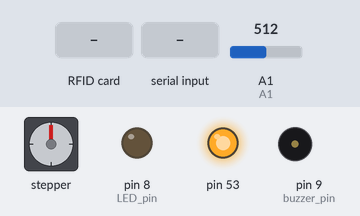
Bench run of a sketch on a simulated Arduino Mega 2560, built with avr-gcc and run on an emulated ATmega2560. Parts: stepper motor, output pins drawn as LEDs (lit = HIGH), buzzer (waves = sounding). Wiring (inferred from the names in the program): stepper motor (2163 steps per turn assumed): coils pin 2, pin 3, pin 4, pin 5. Dashed ring = blinking. The inputs (shaded band) are chosen by the test bench; at power-on: A1 = 512. Pins used as bus, display or sensor lines are not drawn; what the sketch prints to the serial monitor is not drawn.

Above: at 1.2 s.
1.3 s: RFID card FF FF FF FF held to the reader
At 10.2 s:
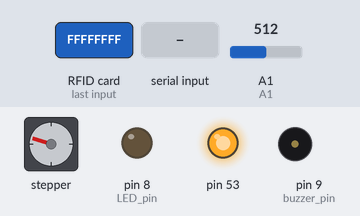
10.3 s: "B" received over the second serial link
At 11.64 s:
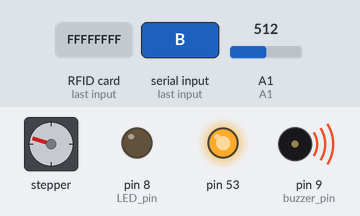
13.3 s: "L" received over the second serial link
At 14.3 s:
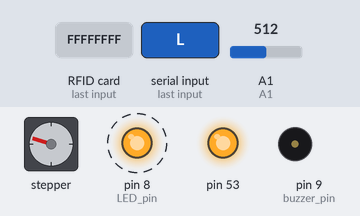
16.3 s: RFID card FF FF FF FF held to the reader
At 16.99 s:
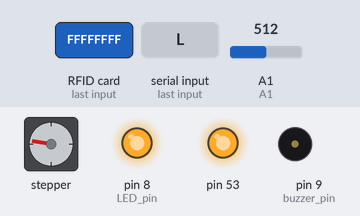
Timing chart, 0 to 25.5 s (numbered marks = the images above; inputs shaded):
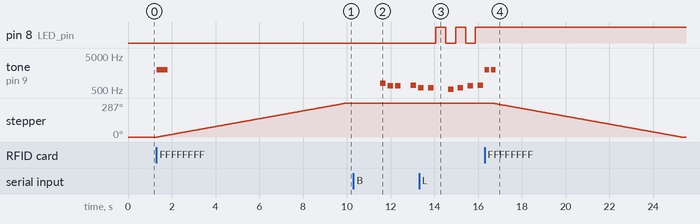

Measured:
- after the input at 1.3 s, tone on pin 9 (buzzer_pin): silent → 2000 Hz at once, → silent 0.50 s later; stepper: keeps turning clockwise at about 33°/s, starting after 0.06 s
- after the input at 10.3 s, tone on pin 9 (buzzer_pin): plays 784 Hz for 0.25 s, 659 Hz for 0.25 s, 659 Hz for 0.25 s, 698 Hz for 0.25 s, 587 Hz for 0.03 s, starting after 1.2 s
- after the input at 13.3 s, pin 8 (LED_pin): alternates HIGH for 0.45 s and LOW for 0.45 s, starting after 0.77 s
- after the input at 16.3 s, pin 8 (LED_pin): stops changing and stays HIGH; stepper: keeps turning counter-clockwise at about 33°/s, starting after 0.33 s

The sketch:

Lock.ino
```cpp
#include "stepper.h"
#include<SoftwareSerial.h>
#include<MFRC522.h>
#include<SPI.h>
#include"note.h"

#define RST_PIN     A0
#define SS_PIN      10  //SDA
#define steps       2163
void scan_key();
void lock();
void unlock();
void buzzer_check(int);
void buzzer_fing(int);

MFRC522 *mfrc522;
SoftwareSerial BT(7, 6);//Rx, Tx

//setting pin
int LED_pin = 8;     // pin, 5V
int buzzer_pin = 9;   // pin, GND
int hall_pin = A1;
int stepper_pin1 = 2;
int stepper_pin2 = 3;
int stepper_pin3 = 4;
int stepper_pin4 = 5;

stepper stp(stepper_pin1, stepper_pin2, stepper_pin3, stepper_pin4);

unsigned long previous_time = 0;
int previous_hall = 0;
int delta_hall = 0;
unsigned long lock_interval = 60000; // 300s(5min)

//buzzer parameter
int d = 250; // duration
int p = d*1.3; //delay
int i = 0; // index for tone
int note[]={G5, E5, E5, 0, F5, D5, D5, 0, C5, D5, E5, F5, G5, G5, G5, 0,
            G5, E5, E5, 0, F5, D5, D5, 0, C5, E5, G5, G5, E5, 0, 0, 0,
            D5, D5, D5, D5, D5, E5, F5, 0, E5, E5, E5, E5, E5, F5, G5, 0,
            G5, E5, E5, 0, F5, D5, D5, 0, C5, E5, G5, G5, C5, 0, 0, 0};

//RFID parameter
bool match = false; //right card detected
byte key[4] = {0XFF, 0XFF, 0XFF, 0XFF};// key card uid

char command = 'd'; // command from Bluetooth
/*
 * d:default
 * k:lock
 * u:unlock
 * B:buzzer on
 * b:buzzer off
 * L:LED on
 * l:LED off
 */

// state
bool lock_state = false;  /* false for unlock   true for lock */
bool buzzer_state = false;
bool LED_state = false;
bool flash = false;


void scan_key(){
  delay(1000); // 三秒後掃描
  Serial.print("?");
  if(mfrc522->PICC_IsNewCardPresent() && mfrc522->PICC_ReadCardSerial()){
      Serial.print("!");
      if(mfrc522->uid.size == 4){
          Serial.println("key card uid: ");
          for(int i = 0; i < 4; i++){
              key[i] = mfrc522->uid.uidByte[i];
              Serial.println(key[i], HEX);
          }
          buzzer_check(500);
          delay(1000);
      }
  }
}


void lock(){
  stp.rotate(steps);
  lock_state = true;
  Serial.println("lock");
  delay(500);
}

void unlock(){
   stp.rotate(-steps);
   previous_time = millis();
   lock_state = false;
   buzzer_state = false;
   Serial.println("unlock");
   delay(500);
}

void buzzer_check(int time){
  tone(buzzer_pin, 2000, time);
}

void buzzer_find(int index){
  tone(buzzer_pin, note[index], d);
  delay(p);
}


void setup() {
    Serial.begin(9600);
    BT.begin(9600); // setting bluetooth's braud rate
    //motor.attach(servo_pin); // setting servo's pin
    SPI.begin();
    mfrc522 = new MFRC522(SS_PIN, RST_PIN);
    mfrc522->PCD_Init();  //initialize mfrc522
    pinMode(A1, INPUT);
    pinMode(LED_pin, OUTPUT);
    pinMode(buzzer_pin, OUTPUT);
    pinMode(stepper_pin1, OUTPUT);
    pinMode(stepper_pin2, OUTPUT);
    pinMode(stepper_pin3, OUTPUT);
    pinMode(stepper_pin4, OUTPUT);
}

void loop() {
  //初始化變數
  command = 'd';
  match = false;

  /////// Hall module////////
  if((millis() - previous_time) >= lock_interval && !lock_state){
    Serial.println("time's up");
    lock();
    previous_time = millis();
  }
  if(abs(analogRead(A1) - previous_hall)>=50 || (BT.available() > 0)){
    previous_time = millis();
    Serial.println("moving");
  }
  previous_hall = analogRead(A1);

  //////////Bluetooth//////////

  if(BT.available() > 0){ // read command
    //Serial.print(command);
    Serial.println("BT");
      while(BT.available() > 0){
        command = BT.read();
        Serial.print(command);
      }

  }


  switch(command){ // do command
      case 'B':
          if(!buzzer_state) buzzer_state = true;
          break;
      case 'b':
          if(buzzer_state) buzzer_state = false;
          break;
      case 'L':
          if(!LED_state) LED_state = true;
          break;
      case 'l':
          if(LED_state) LED_state = false;
          break;
      default:;
  }

  //setting uid key
  if(command == 's'){
    Serial.print("Set");
      scan_key();
      command = 'd';
      return 0;
  }

  //////// LED////////

  if(LED_state){ // 隔0.1s閃一下
    Serial.print("LED");
      if(flash) {
          digitalWrite(LED_pin, HIGH);
          delay(100);
          flash = false;
      }
      else{
          digitalWrite(LED_pin, LOW);
          delay(100);
          flash = true;
      }
  }
  else if(!LED_state){//看要不要外加開關
      digitalWrite(LED_pin, LOW);
      //Serial.print("close");
  }


  ///////Stepper Motor///////

  if(command == 'k' && !lock_state){
    Serial.print("lock");
      lock();
      lock_state = true;
      command = 'd';
      return 0;
  }

  else if(command == 'u' && lock_state){
    Serial.print("unlock");
      unlock();
      lock_state = false;
      command = 'd';
      return 0;
  }

  /////////Buzzer/////////

  if(buzzer_state){
    Serial.print("buzzer");
      if(i == sizeof(note)/sizeof(int)){
        i = 0;
      }
      buzzer_find(i);
      i++;
  }
  else i = 0;
  command = 'd';

  /////////RFID////////

//確認是否有新卡片
  if(mfrc522->PICC_IsNewCardPresent() && mfrc522->PICC_ReadCardSerial() ){
        buzzer_check(100);
        byte *id = mfrc522->uid.uidByte;  //get card UID
        byte idSize = mfrc522->uid.size;  //get UID length

//        Serial.print("PICC type: ");      // 顯示卡片類型
//        根據卡片回應的SAK值（mfrc522.uid.sak）判斷卡片類型
//           MFRC522::PICC_Type piccType = mfrc522.PICC_GetType(mfrc522.uid.sak);
//           Serial.println(mfrc522.PICC_GetTypeName(piccType));

        Serial.print("UID Size: ");
        Serial.println(idSize);

        for(byte i = 0; i < idSize; i++){ // print UID
            Serial.print("id[");
            Serial.print(i);
            Serial.print("]: ");
            Serial.println(id[i], HEX);
        }
        Serial.println();

        if(idSize == 4){
            for(byte i = 0 ; i < idSize; i++){
                if(id[i] != key[i]) {match=false; break;}
                else match = true;
            }
        }

        if(match && !lock_state){ // match -> lock
            buzzer_check(500);
            lock();
            lock_state = true;
            delay(1000);
            return ;
        }
        else if(match && lock_state){ // match -> unlock
            buzzer_check(200);
            delay(300);
            buzzer_check(200);
            unlock();
            lock_state = false;
            delay(1000);
            return ;
        }
        if(!match){
          Serial.print("match: fail");
        }
        else Serial.print("match: success");
        mfrc522->PICC_HaltA(); //卡片進入停止模式

    }
}
```

note.h
```cpp
// for buzzer
#define C0  18
#define CS0 17
#define D0  18
#define DS0 19
#define E0  21
#define F0  22
#define FS0 23
#define G0  25
#define GS0 26
#define A0  28
#define AS0 29
#define B0  31
#define C1  33
#define CS1 35
#define D1  37
#define DS1 39
#define B0  31
#define C1  33
#define CS1 35
#define D1  37
#define DS1 39
#define E1  41
#define F1  44
#define FS1 46
#define G1  49
#define GS1 52
#define A1  55
#define AS1 58
#define B1  62
#define C2  65
#define CS2 69
#define D2  73
#define DS2 78
#define E2  82
#define F2  87
#define FS2 93
#define G2  98
#define GS2 104
#define A2  110
#define AS2 117
#define B2  123
#define C3  131
#define CS3 139
#define D3  147
#define DS3 156
#define E3  165
#define F3  175
#define FS3 185
#define G3  196
#define GS3 208
#define A3  220
#define AS3 233
#define B3  247
#define C4  262
#define CS4 277
#define D4  294
#define DS4 311
#define E4  330
#define F4  349
#define FS4 370
#define G4  392
#define GS4 415
#define A4  440
#define AS4 466
#define B4  494
#define C5  523
#define CS5 554
#define D5  587
#define DS5 622
#define E5  659
#define F5  698
#define FS5 740
#define G5  784
#define GS5 831
#define A5  880
#define AS5 932
#define B5  988
#define C6  1047
#define CS6 1109
#define D6  1175
#define DS6 1245
#define E6  1319
#define F6  1397
#define FS6 1480
#define G6  1568
#define GS6 1661
#define A6  1760
#define AS6 1865
#define B6  1976
#define C7  2093
#define CS7 2217
#define D7  2349
#define DS7 2489
#define E7  2637
#define F7  2794
#define FS7 2960
#define G7  3136
#define GS7 3322
#define A7  3520
#define AS7 3729
#define B7  3951
#define C8  4186
#define CS8 4435
#define D8  4699
#define DS8 4978
#define E8  5274
#define F8  5588
#define FS8 5920
#define G8  6272
#define GS8 6645
#define A8  7040
#define AS8 7459
#define B8  7902
```

stepper.h
```cpp
// Author    [ Chun-Ting Chen ]
#define delayTime 5
class stepper{
	public:
		stepper();
		stepper(int in1, int in2, int in3, int in4);
		void rotate(int step_to_move);
		void one_step();
	private:
		void stop();
		int stepper_state;
		int motorPin1;
		int motorPin2;
		int motorPin3;
		int motorPin4;

};

stepper::stepper(int in1, int in2, int in3, int in4){
	this->motorPin1 = in1;
	this->motorPin2 = in2;
	this->motorPin3 = in3;
	this->motorPin4 = in4;
	stepper_state = 0;
}
void stepper::stop(){
	digitalWrite(motorPin1, LOW);
	digitalWrite(motorPin2, LOW);
	digitalWrite(motorPin3, LOW);
	digitalWrite(motorPin4, LOW);
}
void stepper::one_step(){

    switch(this->stepper_state){
	    case 0:
    	    digitalWrite(motorPin1, HIGH);
	        digitalWrite(motorPin2, LOW);
   		    digitalWrite(motorPin3, LOW);
   	    	digitalWrite(motorPin4, LOW);
        	delay(delayTime);
        	break;
        case 1:
        	digitalWrite(motorPin1, LOW);
        	digitalWrite(motorPin2, HIGH);
        	digitalWrite(motorPin3, LOW);
        	digitalWrite(motorPin4, LOW);
        	delay(delayTime);
        	break;
        case 2:
        	digitalWrite(motorPin1, LOW);
        	digitalWrite(motorPin2, LOW);
        	digitalWrite(motorPin3, HIGH);
        	digitalWrite(motorPin4, LOW);
        	delay(delayTime);
        	break;
        case 3:
        	digitalWrite(motorPin1, LOW);
        	digitalWrite(motorPin2, LOW);
        	digitalWrite(motorPin3, LOW);
        	digitalWrite(motorPin4, HIGH);
        	delay(delayTime);
        	break;
      }

}
void stepper::rotate(int step_to_move){
	bool direction = false;// false for clockwise   true for counterclockwise
	int i = 0;
	if(step_to_move < 0) direction = true;
	while(i < abs(step_to_move)){
		if(!direction){
			if(stepper_state == 4){
				stepper_state = 0;
			}
			else stepper_state++;
			one_step();
			i++;
		}
		else{
			if(stepper_state == 0){
				stepper_state = 4;
			}
			else stepper_state--;
			one_step();
			i++;
		}
	}
	this->stop();
}
```
